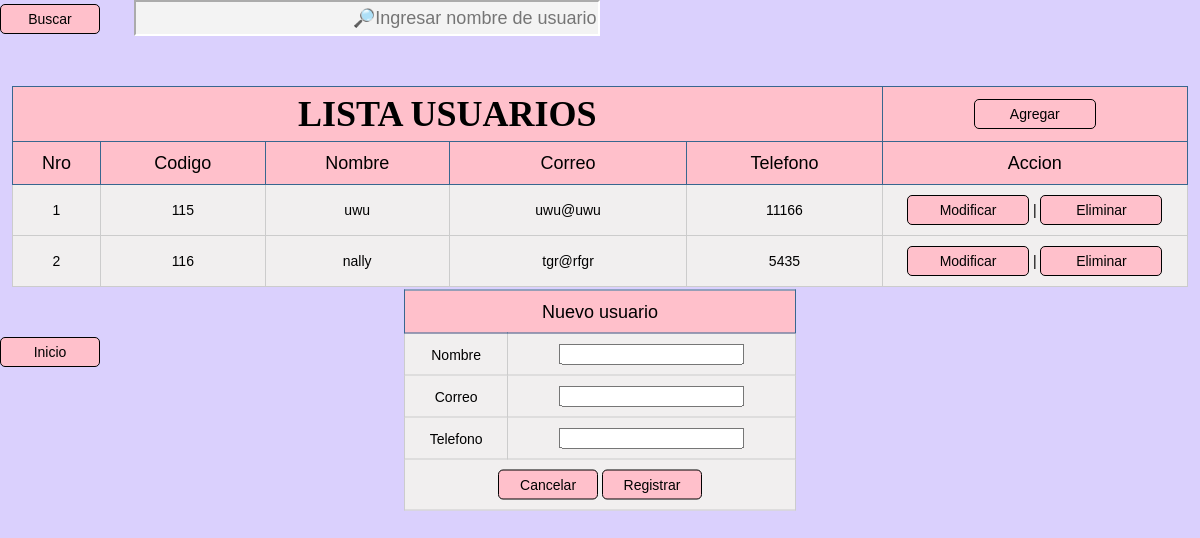
/crud/index.php, run on the app's committed database.
### tables this page shows
CREATE TABLE `crud` (
  `cod` int(11) NOT NULL,
  `nombre` varchar(20) DEFAULT NULL,
  `correo` varchar(30) DEFAULT NULL,
  `tel` int(11) DEFAULT NULL
);

### crud/index.php (the view, shortened to what this page needs)
<?php
include_once("conexion.php");
?>
<!DOCTYPE html>
<html lang="en">
<head>
    <link rel="stylesheet" type="text/css" href="stilo.css">
</head>
<body>
     <table>
        <div id="barrabuscar">
            <form method="post">
                <input type="submit" value="Buscar" name="btnbuscar"> <input type="text" name="txtbuscar" id="cajabuscar" placeholder="&#128270;Ingresar nombre de usuario">
            </form>
        </div>
        <tr><th colspan="5"><h1>LISTA USUARIOS</h1><th><a style="font-weight:normal;font-size:43x;"onclick="abrirform()">Agregar</a></th></tr>
        <th>Nro </th>
        <th>Codigo</th>
        <th>Nombre</th>
        <th>Correo</th>
        <th>Telefono</th>
        <TH>Accion</TH>
        <?php
        if(isset($_POST['btnbuscar']))
        {
            $buscar = $_POST ['txtbuscar'];
            $queryusuarios = mysqli_query($conn, "SELECT cod,nombre,correo,tel FROM crud where nombre like'".$buscar. "%'");
        }
        else
        {
            $queryusuarios= mysqli_query($conn, "SELECT * FROM crud ORDER BY cod asc");
        }
        $numerofila= 0 ;
        while($mostrar = mysqli_fetch_array($queryusuarios))
        { $numerofila++;
            echo "<tr>";
            echo "<td>" .$numerofila."</td>";
            echo "<td>" .$mostrar ['cod']. "</td>";
            echo "<td>" .$mostrar ['nombre']. "</td>";
            echo "<td>" .$mostrar ['correo']. "</td>";
            echo "<td>" .$mostrar ['tel']. "</td>";
            echo "<td style='width:26%'><a href=\"editar.php?cod=$mostrar[cod]\">Modificar</a> | <a href=\"eliminar.php?cod=$mostrar[cod]\" onClick=\"return confirm('¿Estas seguro de eliminar a $mostrar[nombre]?')\">Eliminar</a></td>";
        }
        ?>
     </table>
        <div class="caja_poup" id="formregistrar">
            <form action="agregar.php" class="contenedor_popup" method="POST">
             <table>
                <tr><th colspan="2">Nuevo usuario</th></tr>
                <tr>
                    <td>Nombre</td>
                    <td><input type=" text" name="txtnombre" required></td>
                </tr>
                <tr>
                    <td>Correo</td>
                    <td><input type="email" name="txtcorreo" required></td>
                </tr>
                <tr>
                    <td>Telefono</td>
                    <td><input type="number" name="txttelefono" required></td>
                </tr>
                <tr>
                    <td colspan="2">
                        <button type="button" onclick="cancelarform()">Cancelar</button>
                        <input type="submit" name="btnregistrar" value="Registrar" onclick="javascript: return confirm('¿Deseas registrar a este usuario?');">
                    </td>
                </tr>
             </table>
            </form>
        </div>
        <form action="inicio.html">
            <input  class="boton2" type="submit" name="btnCancelar" id="btnCancelar" value="Inicio">
        </form>
</body>
</html>

### crud/stilo.css (style rules this page uses)
body { background:#DAD0FD; font-family: sans-serif; margin: 0; padding: 0; height: 100%; width: 100%; display: flex; flex-direction: column; }
table { text-align: center; width: 98%; border-collapse: collapse; border: 1px solid black; margin: 50px auto; background: rgb(241, 239, 239); }
th { background:pink; height: 40px; font-weight: lighter; color:black; border: 1px solid #38678f; box-shadow:inset opx 1px 2px #568ebd ; transition: all 0.2s; font-size: 18px; }
tr { border-bottom: 1px solid #cccccc; width: 100%; }
td { border: 1px solid #cccccc; padding: 10px; transition: all 0.2s; font-size: 14px; }
a,input[type="submit"],button { font-size: 14px; text-align:center; width: 100px; display: inline-block; background-color: pink; padding: 6px 10px; border-radius: 5px; text-decoration: none; color: black; border: 1px solid black;cursor: pointer; }
h1 { font-family: sans-serief; margin:5px; }
.contenedor_popup { border-radius: 5px; top: 50%; left: 50%; position: absolute; transform: translate(-50%,-50%); width: 400px; border-radius: 5px; transition: all 0.2s; }
#cajabuscar { color:white; text-align: right; }
#cajabuscar { width: 450px; height: 30px; font-size: 18px; background-color: #f3f3f3; border-color: white; padding-left: 10px; margin: 0px 30px; color:black; }

### data on the page
crud: cod "115", nombre "uwu", correo "uwu@uwu", tel "11166"
crud: cod "116", nombre "nally", correo "tgr@rfgr", tel "5435"
